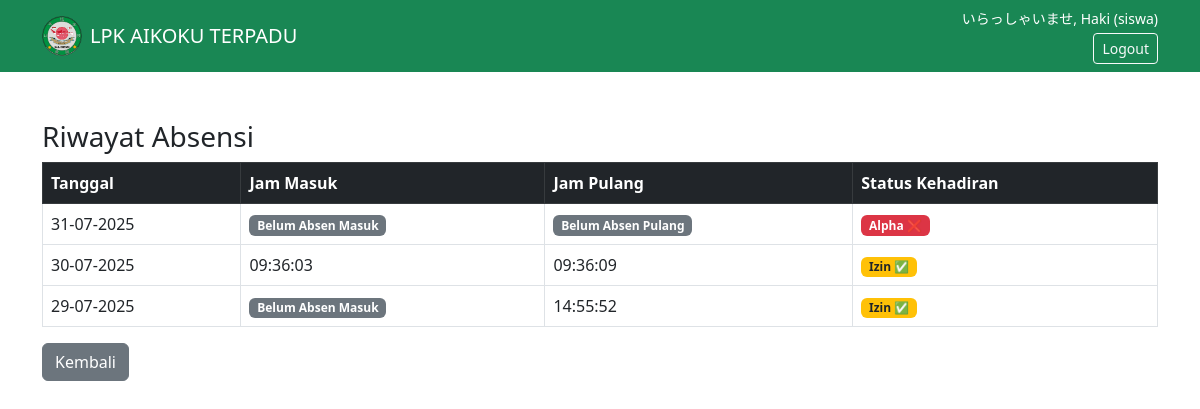
The page /absensi/riwayat_siswa.php (signed in) on the database its author committed.
### tables this page shows
CREATE TABLE `tb_absensi` (
  `id_absen` int(11) NOT NULL,
  `id_pengguna` int(11) DEFAULT NULL,
  `tanggal` date DEFAULT NULL,
  `jam_masuk` time DEFAULT NULL,
  `jam_pulang` time DEFAULT NULL,
  `keterangan` enum('Hadir','Izin','Sakit','Alpha') DEFAULT 'Hadir'
);

CREATE TABLE `tb_pengajuan_izin` (
  `id_pengajuan` int(11) NOT NULL,
  `id_pengguna` int(11) DEFAULT NULL,
  `tanggal` date DEFAULT NULL,
  `jenis` enum('Izin','Sakit') DEFAULT NULL,
  `alasan` text DEFAULT NULL,
  `status` enum('Menunggu','Diterima','Ditolak') DEFAULT 'Menunggu'
);

### absensi/riwayat_siswa.php (the view, shortened to what this page needs)
<?php
include '../includes/config.php';
$id_pengguna = $_SESSION['id_pengguna'];
$query = mysqli_query($koneksi, "SELECT * FROM tb_absensi WHERE id_pengguna='$id_pengguna' ORDER BY tanggal DESC");
?>
<!DOCTYPE html>
<html lang="id">
<head>
    <link rel="stylesheet" href="https://cdn.jsdelivr.net/npm/bootstrap@5.3.0/dist/css/bootstrap.min.css">
</head>
<body>
    <nav class="navbar navbar-expand-lg navbar-dark bg-success">
        <div class="container text-white">
            <div class="d-none d-md-flex justify-content-between align-items-center w-100">
                <div class="d-flex align-items-center">
                    <img src="../img/logo.png" alt="Logo LPK" class="logo-img me-2">
                    <span class="navbar-brand mb-0 h5">LPK AIKOKU TERPADU</span>
                </div>
                <div class="text-end small">
                    <div>いらっしゃいませ, <?= $_SESSION['username']; ?> (<?= $_SESSION['role']; ?>)</div>
                    <a href="auth/logout.php" class="btn btn-outline-light btn-sm mt-1">Logout</a>
                </div>
            </div>
        </div>
    </nav>
    <div class="container mt-5">
        <h3>Riwayat Absensi</h3>
        <div class="table-responsive">
            <table class="table table-bordered">
                <thead class="table-dark">
                    <tr>
                        <th>Tanggal</th>
                        <th>Jam Masuk</th>
                        <th>Jam Pulang</th>
                        <th>Status Kehadiran</th>
                    </tr>
                </thead>
                <tbody>
                    <?php while ($row = mysqli_fetch_assoc($query)): ?>
                        <tr>
                            <td><?= date('d-m-Y', strtotime($row['tanggal'])) ?></td>
                            <td>
                                <?= !empty($row['jam_masuk']) ? $row['jam_masuk'] : '<span class="badge bg-secondary">Belum Absen Masuk</span>' ?>
                            </td>
                            <td>
                                <?= !empty($row['jam_pulang']) ? $row['jam_pulang'] : '<span class="badge bg-secondary">Belum Absen Pulang</span>' ?>
                            </td>
                            <td>
                                <?php
                                $tanggal = $row['tanggal'];
                                $cekIzin = mysqli_query($koneksi, "
        SELECT jenis FROM tb_pengajuan_izin
        WHERE id_pengguna = '$id_pengguna'
        AND tanggal = '$tanggal'
        AND status = 'Diterima'
        ORDER BY id_pengajuan DESC LIMIT 1
    ");
                                if (mysqli_num_rows($cekIzin) > 0) {
                                    $izin = mysqli_fetch_assoc($cekIzin);
                                    $jenis = htmlspecialchars($izin['jenis']);
                                    $warna = $jenis == 'Sakit' ? 'bg-info text-dark' : 'bg-warning text-dark';
                                    echo "<span class='badge $warna'>$jenis ✅</span>";
                                } elseif ($row['keterangan'] == 'Alpha') {
                                    $izinDitolak = mysqli_query($koneksi, "
            SELECT jenis FROM tb_pengajuan_izin
            WHERE id_pengguna = '$id_pengguna'
            AND tanggal = '$tanggal'
            AND status = 'Ditolak'
            ORDER BY id_pengajuan DESC LIMIT 1
        ");
                                    $cekKoreksi = mysqli_query($koneksi, "
            SELECT status FROM tb_koreksi_absen
            WHERE id_pengguna = '$id_pengguna'
            AND tanggal = '$tanggal'
            ORDER BY id_koreksi DESC LIMIT 1
        ");
                                    if (mysqli_num_rows($cekKoreksi) > 0) {
                                        $kor = mysqli_fetch_assoc($cekKoreksi);
                                        if ($kor['status'] == 'Menunggu') {
                                            echo '<span class="badge bg-warning text-dark">Menunggu Koreksi ⚠️</span>';
                                        } elseif ($kor['status'] == 'Disetujui') {
                                            echo '<span class="badge bg-info text-dark">Koreksi Diterima 📝</span>';
                                        } else {
                                            echo '<span class="badge bg-danger">Alpha ❌</span>';
                                        }
                                    } elseif (mysqli_num_rows($izinDitolak) > 0) {
                                        $izin = mysqli_fetch_assoc($izinDitolak);
                                        $jenis = htmlspecialchars($izin['jenis']);
                                        echo "<span class='badge bg-danger'>Alpha ❌ ($jenis Ditolak)</span>";
                                    } else {
                                        echo '<span class="badge bg-danger">Alpha ❌</span>';
                                    }
                                } else {
                                    echo '<span class="badge bg-secondary">Belum Absen</span>';
                                }
                                ?>
                            </td>
                        </tr>
                    <?php endwhile; ?>
                </tbody>
            </table>
        </div>
        <a href="../dashboard_siswa.php" class="btn btn-secondary">Kembali</a>
    </div>
</body>
</html>

### absensi/riwayat_siswa.php (style rules this page uses)
.logo-img { height: 40px; margin-right: 10px; }
.logo-img { height: 40px; }

### rows shown on the page
tb_absensi: tanggal "31-07-2025", shows "Belum Absen Masuk", shows "Belum Absen Pulang", keterangan "Alpha ❌"
tb_absensi: tanggal "30-07-2025", jam_masuk "09:36:03", jam_pulang "09:36:09", tb_pengajuan_izin.jenis "Izin"
tb_absensi: tanggal "29-07-2025", shows "Belum Absen Masuk", jam_pulang "14:55:52", tb_pengajuan_izin.jenis "Izin"

### other values the page prints
$_SESSION['username'] "Haki"
$_SESSION['role'] "siswa"
